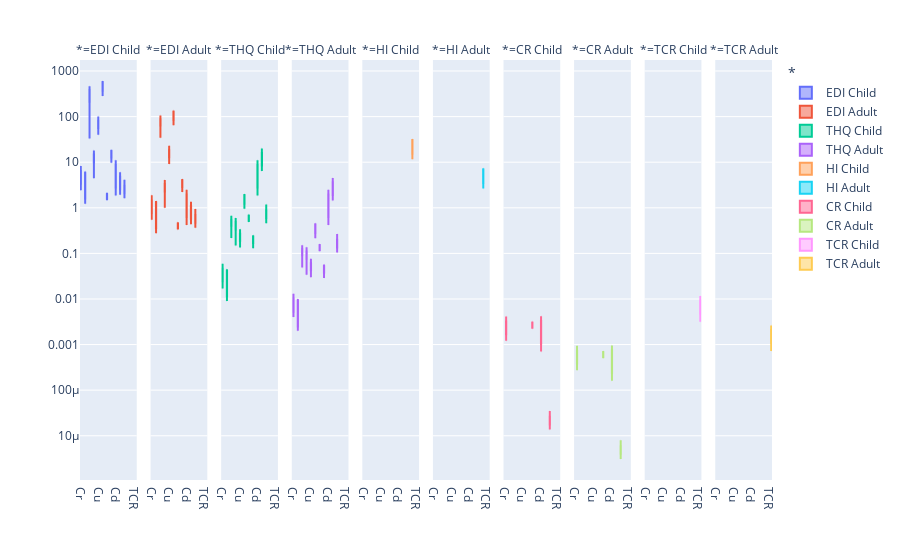

Notebook cell for this chart:
### Code cell
import plotly.express as px
import matplotlib.pyplot as plt
import seaborn as sns
import pandas as pd

df = pd.read_csv("data.csv")

fig = px.box(df, x= "Metals", y="Values", facet_col="*", color="*",
             boxmode="group", points=None,log_y=True, labels={
                 "Metals" : " ",
                 "Values" : " "
             })

fig.show()

### Figure 1 — Plotly figure (JSON) as saved in the notebook; plotly's stock layout.template omitted (floating-point values rounded to 4 significant figures)
{"data": [{"alignmentgroup": "True", "hovertemplate": "*=EDI Child<br> =%{y}<extra></extra>", "legendgroup": "EDI Child", "marker": {"color": "#636efa"}, "name": "EDI Child", "notched": false, "offsetgroup": "EDI Child", "orientation": "v", "showlegend": true, "type": "box", "x": ["Cr", "Cr", "Cr", "Cr", "Cr", "Cr", "Cr", "Cr", "Mn", "Mn", "Mn", "Mn", "Mn", "Mn", "Mn", "Mn", "Fe", "Fe", "Fe", "Fe", "Fe", "Fe", "Fe", "Fe", "Co", "Co", "Co", "Co", "Co", "Co", "Co", "Co", "Cu", "Cu", "Cu", "Cu", "Cu", "Cu", "Cu", "Cu", "Zn", "Zn", "Zn", "Zn", "Zn", "Zn", "Zn", "Zn", "As", "As", "As", "As", "As", "As", "As", "As", "Se", "Se", "Se", "Se", "Se", "Se", "Se", "Se", "Cd", "Cd", "Cd", "Cd", "Cd", "Cd", "Cd", "Cd", "Hg", "Hg", "Hg", "Hg", "Hg", "Hg", "Hg", "Hg", "Pb", "Pb", "Pb", "Pb", "Pb", "Pb", "Pb", "Pb"], "x0": " ", "xaxis": "x", "y": [null, 6.93, 2.415, 3.955, 3.325, 3.57, 4.76, 8.295, 1.225, 6.23, 5.705, 3.255, 1.715, 5.775, 1.47, 2.59, 152.3, 466, 369.1, 33.03, 294.0, 400.1, 272.5, 315.4, 12.21, 16.7, 4.445, 10.68, 9.38, 12.32, 12.63, 17.95, 53.16, 83.83, 77.56, 101.2, 69.37, 40.18, 60.02, 75.56, 451.9, 554.1, 287.9, 603.9, 523.1, 566.6, 473.7, 284.4, 1.47, 1.995, 1.505, 1.785, 1.645, 1.82, 1.96, 2.135, 11.23, 17.9, 9.765, 15.37, 13.96, 14.53, 16.7, 18.8, 2.52, 9.77, 1.855, 6.16, 3.045, 7.385, 7.595, 11.03, 2.415, 5.25, 1.925, 5.985, 2.66, 3.255, 3.43, 4.34, 2.03, 2.73, 2.73, 1.61, 4.13, 2.135, 2.205, 3.395], "y0": " ", "yaxis": "y"}, {"alignmentgroup": "True", "hovertemplate": "*=EDI Adult<br> =%{y}<extra></extra>", "legendgroup": "EDI Adult", "marker": {"color": "#EF553B"}, "name": "EDI Adult", "notched": false, "offsetgroup": "EDI Adult", "orientation": "v", "showlegend": true, "type": "box", "x": ["Cr", "Cr", "Cr", "Cr", "Cr", "Cr", "Cr", "Cr", "Mn", "Mn", "Mn", "Mn", "Mn", "Mn", "Mn", "Mn", "Fe", "Fe", "Fe", "Fe", "Fe", "Fe", "Fe", "Fe", "Co", "Co", "Co", "Co", "Co", "Co", "Co", "Co", "Cu", "Cu", "Cu", "Cu", "Cu", "Cu", "Cu", "Cu", "Zn", "Zn", "Zn", "Zn", "Zn", "Zn", "Zn", "Zn", "As", "As", "As", "As", "As", "As", "As", "As", "Se", "Se", "Se", "Se", "Se", "Se", "Se", "Se", "Cd", "Cd", "Cd", "Cd", "Cd", "Cd", "Cd", "Cd", "Hg", "Hg", "Hg", "Hg", "Hg", "Hg", "Hg", "Hg", "Pb", "Pb", "Pb", "Pb", "Pb", "Pb", "Pb", "Pb"], "x0": " ", "xaxis": "x2", "y": [null, 1.569, 0.547, 0.895, 0.753, 0.808, 1.078, 1.879, 0.277, 1.411, 1.292, 0.737, 0.388, 1.308, 0.333, 0.586, 34.51, 105.7, 83.62, 74.99, 66.59, 90.63, 61.72, 71.45, 2.767, 3.781, 1.006, 2.418, 2.124, 2.791, 2.862, 4.067, 12.04, 18.99, 17.57, 22.91, 15.71, 9.102, 13.6, 17.12, 102.4, 125.5, 65.21, 136.8, 118.5, 128.4, 107.3, 64.44, 0.333, 0.451, 0.341, 0.404, 0.372, 0.412, 0.444, 0.483, 2.545, 4.043, 2.212, 3.481, 3.163, 3.29, 3.782, 4.257, 0.57, 2.212, 0.42, 1.395, 0.689, 1.673, 1.72, 2.497, 0.547, 1.189, 0.436, 1.355, 0.602, 0.737, 0.777, 0.983, 0.459, 0.618, 0.618, 0.364, 0.935, 0.483, 0.499, 0.769], "y0": " ", "yaxis": "y2"}, {"alignmentgroup": "True", "hovertemplate": "*=THQ Child<br> =%{y}<extra></extra>", "legendgroup": "THQ Child", "marker": {"color": "#00cc96"}, "name": "THQ Child", "notched": false, "offsetgroup": "THQ Child", "orientation": "v", "showlegend": true, "type": "box", "x": ["Cr", "Cr", "Cr", "Cr", "Cr", "Cr", "Cr", "Cr", "Mn", "Mn", "Mn", "Mn", "Mn", "Mn", "Mn", "Mn", "Fe", "Fe", "Fe", "Fe", "Fe", "Fe", "Fe", "Fe", "Co", "Co", "Co", "Co", "Co", "Co", "Co", "Co", "Cu", "Cu", "Cu", "Cu", "Cu", "Cu", "Cu", "Cu", "Zn", "Zn", "Zn", "Zn", "Zn", "Zn", "Zn", "Zn", "As", "As", "As", "As", "As", "As", "As", "As", "Se", "Se", "Se", "Se", "Se", "Se", "Se", "Se", "Cd", "Cd", "Cd", "Cd", "Cd", "Cd", "Cd", "Cd", "Hg", "Hg", "Hg", "Hg", "Hg", "Hg", "Hg", "Hg", "Pb", "Pb", "Pb", "Pb", "Pb", "Pb", "Pb", "Pb"], "x0": " ", "xaxis": "x3", "y": [null, 0.05, 0.017, 0.028, 0.024, 0.026, 0.034, 0.059, 0.009, 0.045, 0.041, 0.023, 0.012, 0.041, 0.011, 0.019, 0.218, 0.666, 0.527, 0.473, 0.42, 0.572, 0.389, 0.451, 0.407, 0.557, 0.148, 0.356, 0.313, 0.411, 0.421, 0.599, 0.177, 0.279, 0.259, 0.337, 0.231, 0.134, 0.2, 0.252, 1.506, 1.847, 0.96, 2.013, 1.744, 1.889, 1.579, 0.948, 0.49, 0.665, 0.502, 0.595, 0.548, 0.607, 0.653, 0.712, 0.15, 0.238, 0.13, 0.205, 0.186, 0.194, 0.223, 0.251, 2.52, 9.765, 1.855, 6.16, 3.045, 7.385, 7.595, 11.03, 8.05, 17.5, 6.417, 19.95, 8.867, 10.85, 11.43, 14.47, 0.58, 0.78, 0.78, 0.46, 1.18, 0.61, 0.63, 0.97], "y0": " ", "yaxis": "y3"}, {"alignmentgroup": "True", "hovertemplate": "*=THQ Adult<br> =%{y}<extra></extra>", "legendgroup": "THQ Adult", "marker": {"color": "#ab63fa"}, "name": "THQ Adult", "notched": false, "offsetgroup": "THQ Adult", "orientation": "v", "showlegend": true, "type": "box", "x": ["Cr", "Cr", "Cr", "Cr", "Cr", "Cr", "Cr", "Cr", "Mn", "Mn", "Mn", "Mn", "Mn", "Mn", "Mn", "Mn", "Fe", "Fe", "Fe", "Fe", "Fe", "Fe", "Fe", "Fe", "Co", "Co", "Co", "Co", "Co", "Co", "Co", "Co", "Cu", "Cu", "Cu", "Cu", "Cu", "Cu", "Cu", "Cu", "Zn", "Zn", "Zn", "Zn", "Zn", "Zn", "Zn", "Zn", "As", "As", "As", "As", "As", "As", "As", "As", "Se", "Se", "Se", "Se", "Se", "Se", "Se", "Se", "Cd", "Cd", "Cd", "Cd", "Cd", "Cd", "Cd", "Cd", "Hg", "Hg", "Hg", "Hg", "Hg", "Hg", "Hg", "Hg", "Pb", "Pb", "Pb", "Pb", "Pb", "Pb", "Pb", "Pb"], "x0": " ", "xaxis": "x4", "y": [null, 0.011, 0.004, 0.006, 0.005, 0.006, 0.008, 0.013, 0.002, 0.01, 0.009, 0.005, 0.003, 0.009, 0.002, 0.004, 0.049, 0.151, 0.119, 0.107, 0.095, 0.129, 0.088, 0.102, 0.092, 0.126, 0.034, 0.081, 0.071, 0.093, 0.095, 0.136, 0.04, 0.063, 0.059, 0.076, 0.052, 0.03, 0.045, 0.057, 0.341, 0.418, 0.217, 0.456, 0.395, 0.428, 0.358, 0.215, 0.111, 0.151, 0.114, 0.135, 0.124, 0.137, 0.148, 0.161, 0.034, 0.054, 0.029, 0.046, 0.042, 0.044, 0.05, 0.057, 0.571, 2.212, 0.42, 1.395, 0.69, 1.673, 1.721, 2.498, 1.824, 3.964, 1.454, 4.519, 2.009, 2.458, 2.59, 3.277, 0.131, 0.177, 0.177, 0.104, 0.267, 0.138, 0.143, 0.22], "y0": " ", "yaxis": "y4"}, {"alignmentgroup": "True", "hovertemplate": "*=HI Child<br> =%{y}<extra></extra>", "legendgroup": "HI Child", "marker": {"color": "#FFA15A"}, "name": "HI Child", "notched": false, "offsetgroup": "HI Child", "orientation": "v", "showlegend": true, "type": "box", "x": ["HI", "HI", "HI", "HI", "HI", "HI", "HI", "HI"], "x0": " ", "xaxis": "x5", "y": [14.11, 32.39, 11.63, 30.6, 16.57, 22.72, 23.17, 29.75], "y0": " ", "yaxis": "y5"}, {"alignmentgroup": "True", "hovertemplate": "*=HI Adult<br> =%{y}<extra></extra>", "legendgroup": "HI Adult", "marker": {"color": "#19d3f3"}, "name": "HI Adult", "notched": false, "offsetgroup": "HI Adult", "orientation": "v", "showlegend": true, "type": "box", "x": ["HI", "HI", "HI", "HI", "HI", "HI", "HI", "HI"], "x0": " ", "xaxis": "x6", "y": [3.197, 7.338, 2.636, 6.932, 3.754, 5.146, 5.248, 6.739], "y0": " ", "yaxis": "y6"}, {"alignmentgroup": "True", "hovertemplate": "*=CR Child<br> =%{y}<extra></extra>", "legendgroup": "CR Child", "marker": {"color": "#FF6692"}, "name": "CR Child", "notched": false, "offsetgroup": "CR Child", "orientation": "v", "showlegend": true, "type": "box", "x": ["Cr", "Cr", "Cr", "Cr", "Cr", "Cr", "Cr", "Cr", "As", "As", "As", "As", "As", "As", "As", "As", "Cd", "Cd", "Cd", "Cd", "Cd", "Cd", "Cd", "Cd", "Pb", "Pb", "Pb", "Pb", "Pb", "Pb", "Pb", "Pb"], "x0": " ", "xaxis": "x7", "y": [null, 0.00347, 0.00121, 0.00198, 0.00166, 0.00179, 0.00238, 0.00415, 0.00221, 0.00299, 0.00226, 0.00268, 0.00247, 0.00273, 0.00294, 0.0032, 0.000958, 0.00371, 0.000705, 0.00234, 0.00116, 0.00281, 0.00289, 0.00419, 1.73e-05, 2.32e-05, 2.32e-05, 1.37e-05, 3.51e-05, 1.81e-05, 1.87e-05, 2.89e-05], "y0": " ", "yaxis": "y7"}, {"alignmentgroup": "True", "hovertemplate": "*=CR Adult<br> =%{y}<extra></extra>", "legendgroup": "CR Adult", "marker": {"color": "#B6E880"}, "name": "CR Adult", "notched": false, "offsetgroup": "CR Adult", "orientation": "v", "showlegend": true, "type": "box", "x": ["Cr", "Cr", "Cr", "Cr", "Cr", "Cr", "Cr", "Cr", "As", "As", "As", "As", "As", "As", "As", "As", "Cd", "Cd", "Cd", "Cd", "Cd", "Cd", "Cd", "Cd", "Pb", "Pb", "Pb", "Pb", "Pb", "Pb", "Pb", "Pb"], "x0": " ", "xaxis": "x8", "y": [null, 0.000785, 0.000274, 0.000448, 0.000377, 0.000404, 0.000539, 0.00094, 0.0005, 0.000677, 0.00051, 0.000606, 0.000558, 0.000618, 0.000666, 0.000725, 0.000217, 0.000841, 0.00016, 0.00053, 0.000262, 0.000635, 0.000654, 0.000949, 3.9e-06, 5.25e-06, 5.25e-06, 3.09e-06, 7.95e-06, 4.11e-06, 4.24e-06, 6.54e-06], "y0": " ", "yaxis": "y8"}, {"alignmentgroup": "True", "hovertemplate": "*=TCR Child<br> =%{y}<extra></extra>", "legendgroup": "TCR Child", "marker": {"color": "#FF97FF"}, "name": "TCR Child", "notched": false, "offsetgroup": "TCR Child", "orientation": "v", "showlegend": true, "type": "box", "x": ["TCR", "TCR", "TCR", "TCR", "TCR", "TCR", "TCR", "TCR"], "x0": " ", "xaxis": "x9", "y": [0.00318, 0.0102, 0.0042, 0.00701, 0.00532, 0.00734, 0.00822, 0.0116], "y0": " ", "yaxis": "y9"}, {"alignmentgroup": "True", "hovertemplate": "*=TCR Adult<br> =%{y}<extra></extra>", "legendgroup": "TCR Adult", "marker": {"color": "#FECB52"}, "name": "TCR Adult", "notched": false, "offsetgroup": "TCR Adult", "orientation": "v", "showlegend": true, "type": "box", "x": ["TCR", "TCR", "TCR", "TCR", "TCR", "TCR", "TCR", "TCR"], "x0": " ", "xaxis": "x10", "y": [0.00072, 0.00231, 0.000948, 0.00159, 0.0012, 0.00166, 0.00186, 0.00262], "y0": " ", "yaxis": "y10"}], "layout": {"annotations": [{"font": {}, "showarrow": false, "text": "*=EDI Child", "x": 0.041, "xanchor": "center", "xref": "paper", "y": 1, "yanchor": "bottom", "yref": "paper"}, {"font": {}, "showarrow": false, "text": "*=EDI Adult", "x": 0.143, "xanchor": "center", "xref": "paper", "y": 1, "yanchor": "bottom", "yref": "paper"}, {"font": {}, "showarrow": false, "text": "*=THQ Child", "x": 0.245, "xanchor": "center", "xref": "paper", "y": 1, "yanchor": "bottom", "yref": "paper"}, {"font": {}, "showarrow": false, "text": "*=THQ Adult", "x": 0.347, "xanchor": "center", "xref": "paper", "y": 1, "yanchor": "bottom", "yref": "paper"}, {"font": {}, "showarrow": false, "text": "*=HI Child", "x": 0.449, "xanchor": "center", "xref": "paper", "y": 1, "yanchor": "bottom", "yref": "paper"}, {"font": {}, "showarrow": false, "text": "*=HI Adult", "x": 0.551, "xanchor": "center", "xref": "paper", "y": 1, "yanchor": "bottom", "yref": "paper"}, {"font": {}, "showarrow": false, "text": "*=CR Child", "x": 0.653, "xanchor": "center", "xref": "paper", "y": 1, "yanchor": "bottom", "yref": "paper"}, {"font": {}, "showarrow": false, "text": "*=CR Adult", "x": 0.755, "xanchor": "center", "xref": "paper", "y": 1, "yanchor": "bottom", "yref": "paper"}, {"font": {}, "showarrow": false, "text": "*=TCR Child", "x": 0.857, "xanchor": "center", "xref": "paper", "y": 1, "yanchor": "bottom", "yref": "paper"}, {"font": {}, "showarrow": false, "text": "*=TCR Adult", "x": 0.959, "xanchor": "center", "xref": "paper", "y": 1, "yanchor": "bottom", "yref": "paper"}], "boxmode": "group", "legend": {"title": {"text": "*"}, "tracegroupgap": 0}, "margin": {"t": 60}, "xaxis": {"anchor": "y", "domain": [0, 0.082], "title": {"text": " "}}, "xaxis10": {"anchor": "y10", "domain": [0.918, 1], "matches": "x", "title": {"text": " "}}, "xaxis2": {"anchor": "y2", "domain": [0.102, 0.184], "matches": "x", "title": {"text": " "}}, "xaxis3": {"anchor": "y3", "domain": [0.204, 0.286], "matches": "x", "title": {"text": " "}}, "xaxis4": {"anchor": "y4", "domain": [0.306, 0.388], "matches": "x", "title": {"text": " "}}, "xaxis5": {"anchor": "y5", "domain": [0.408, 0.49], "matches": "x", "title": {"text": " "}}, "xaxis6": {"anchor": "y6", "domain": [0.51, 0.592], "matches": "x", "title": {"text": " "}}, "xaxis7": {"anchor": "y7", "domain": [0.612, 0.694], "matches": "x", "title": {"text": " "}}, "xaxis8": {"anchor": "y8", "domain": [0.714, 0.796], "matches": "x", "title": {"text": " "}}, "xaxis9": {"anchor": "y9", "domain": [0.816, 0.898], "matches": "x", "title": {"text": " "}}, "yaxis": {"anchor": "x", "domain": [0, 1], "title": {"text": " "}, "type": "log"}, "yaxis10": {"anchor": "x10", "domain": [0, 1], "matches": "y", "showticklabels": false, "type": "log"}, "yaxis2": {"anchor": "x2", "domain": [0, 1], "matches": "y", "showticklabels": false, "type": "log"}, "yaxis3": {"anchor": "x3", "domain": [0, 1], "matches": "y", "showticklabels": false, "type": "log"}, "yaxis4": {"anchor": "x4", "domain": [0, 1], "matches": "y", "showticklabels": false, "type": "log"}, "yaxis5": {"anchor": "x5", "domain": [0, 1], "matches": "y", "showticklabels": false, "type": "log"}, "yaxis6": {"anchor": "x6", "domain": [0, 1], "matches": "y", "showticklabels": false, "type": "log"}, "yaxis7": {"anchor": "x7", "domain": [0, 1], "matches": "y", "showticklabels": false, "type": "log"}, "yaxis8": {"anchor": "x8", "domain": [0, 1], "matches": "y", "showticklabels": false, "type": "log"}, "yaxis9": {"anchor": "x9", "domain": [0, 1], "matches": "y", "showticklabels": false, "type": "log"}}}
